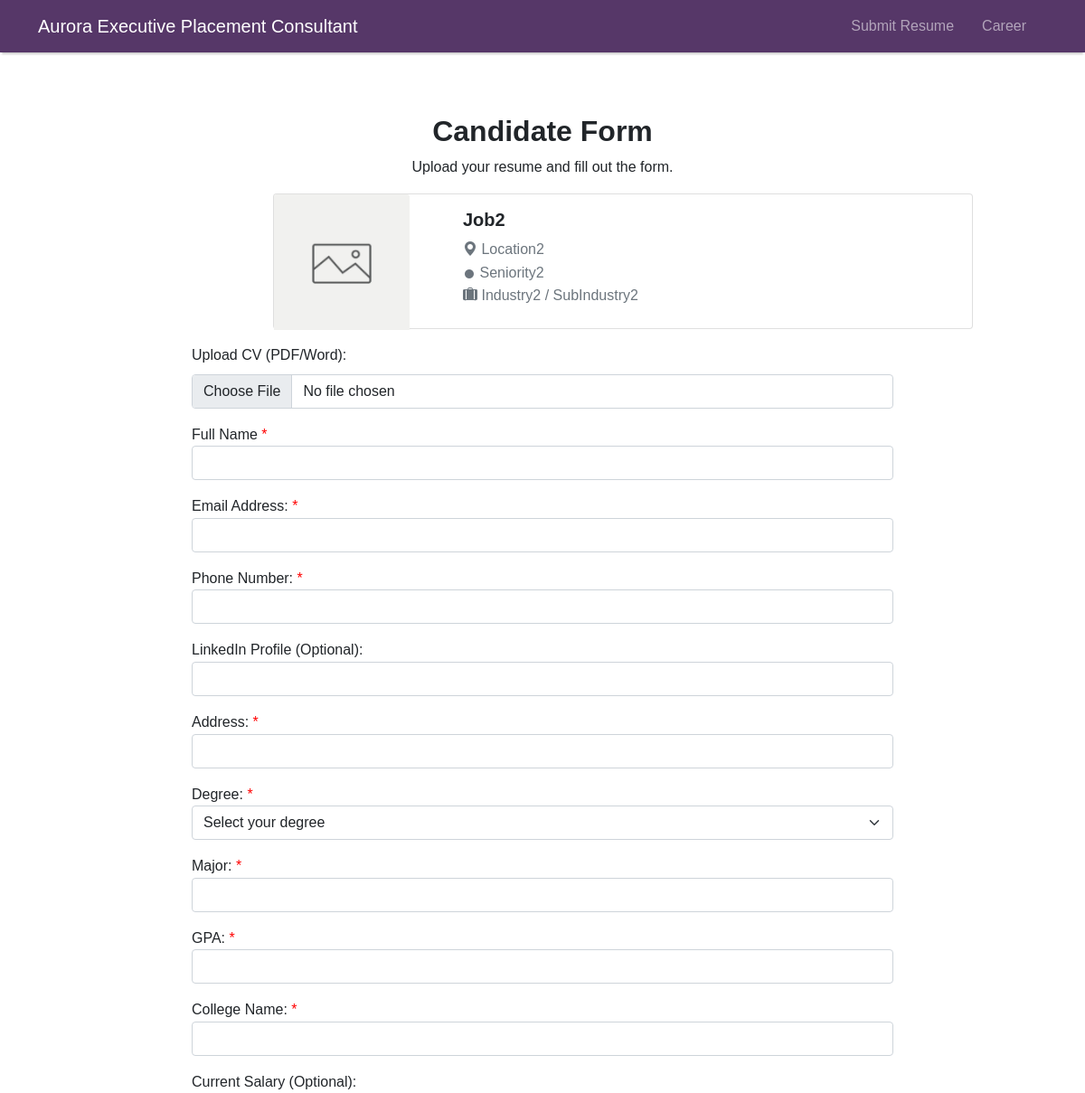
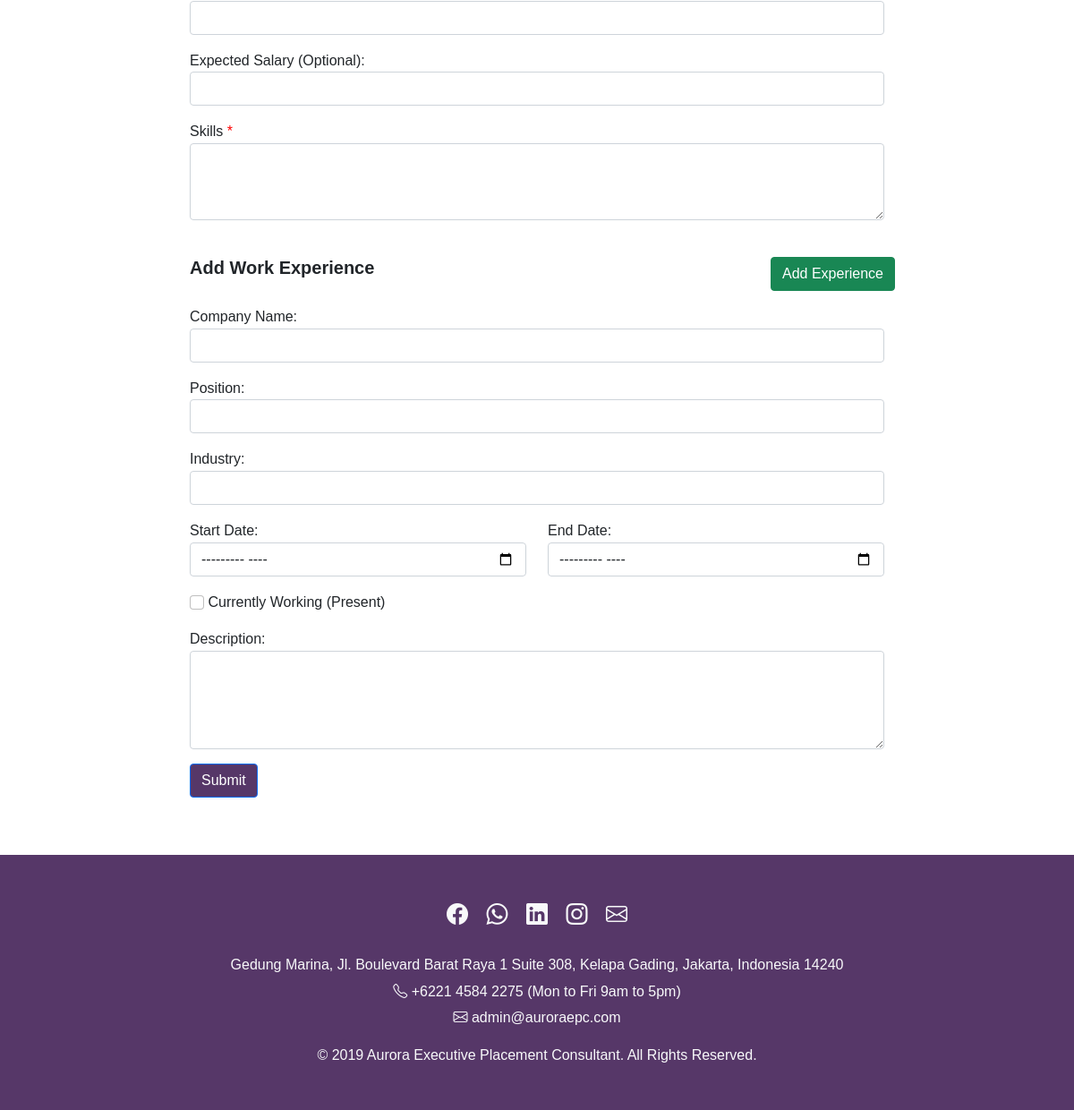
The page /apply/3/ on the database its author committed (2 pictures, top to bottom).
### job_portal/models.py (models this page shows, shortened)
class Job(models.Model):
    title = models.CharField(max_length=255)
    location = models.CharField(max_length=255)
    seniority_level = models.CharField(max_length=255)
    industry = models.CharField(max_length=255)
    sub_industry = models.CharField(max_length=255)
    company_name = models.CharField(max_length=255)
    requirement_details = models.TextField()
    recruiter_email = models.CharField(max_length=255)
    recruiter_phone = models.CharField(max_length=15)
    job_poster = models.ImageField(upload_to='job_poster/', blank=True, null=True)
    created_at = models.DateTimeField(auto_now_add=True)
    updated_at = models.DateTimeField(auto_now=True)

### job_portal/views.py (the view)
# urls.py: path('apply/<int:job_id>/', views.apply_or_upload_resume, name='apply'),
def apply_or_upload_resume(request, job_id=None):
    job = get_object_or_404(Job, id=job_id) if job_id else None
    if request.method == 'POST':
        candidate_form = CandidateForm(request.POST, request.FILES)
        if candidate_form.is_valid():
            candidate = candidate_form.save(commit=False)
            degree = request.POST.get('degree')
            other_degree = request.POST.get('other_degree')
            candidate.degree = other_degree if degree == "Other" else degree
            candidate.save()
            if job:
                JobApplication.objects.create(candidate=candidate, job=job)
            try:
                experiences_data = json.loads(request.POST.get('experiences', '[]'))
                for experience_data in experiences_data:
                    if experience_data.get('companyName') and experience_data.get('position') and experience_data.get('startDate'):
                        Experience.objects.create(
                            candidate=candidate,
                            company_name=experience_data.get('companyName'),
                            position=experience_data.get('position'),
                            industry=experience_data.get('industry'),
                            start_date=experience_data.get('startDate'),
                            end_date=experience_data.get('endDate', ''),
                            description=experience_data.get('description', '')
                        )
                return JsonResponse({
                    'success': True,
                    'message': 'Job Application saved successfully!' if job else 'Resume uploaded successfully!',
                    'candidate_id': candidate.id
                })
            except Exception as e:
                return JsonResponse({'success': False, 'errors': str(e)}, status=400)
        else:
            errors = candidate_form.errors.as_json()
            return JsonResponse({'success': False, 'errors': errors}, status=400)
    else:
        candidate_form = CandidateForm()
    return render(request, 'upload_resume.html', {'candidate_form': candidate_form, 'job': job})

### job_portal/forms.py (shortened to what this page needs)
class CandidateForm(forms.ModelForm):
    class Meta:
        model = Candidate
        fields = [
            'name', 'email', 'phone_number', 'linkedin_url', 'address', 'degree',
            'major', 'gpa', 'college_name', 'curr_salary', 'expected_salary', 'cv', 'skills'
        ]
        widgets = {
            'linkedin_url': forms.TextInput(attrs={'placeholder': 'LinkedIn Profile (Optional)'}),
            'curr_salary': forms.NumberInput(attrs={'placeholder': 'Current Salary (Optional)'}),
            'expected_salary': forms.NumberInput(attrs={'placeholder': 'Expected Salary (Optional)'}),
        }
        labels = {
            'cv': 'Upload CV (PDF/Word)',
        }

### job_portal/templates/upload_resume.html (shortened to what this page needs)
{% extends 'base.html' %}
{% block content %}
<section>
    <div class="container-sm" style="text-align:center">
        <h2 style="font-weight: bold;">Candidate Form</h2>
        <p>Upload your resume and fill out the form.</p>
    </div>
    {% if job %}
    <div class="card mb-3" style="max-height: 150px; max-width: 774px; margin-left:260px;">
        <div class="row g-0">
            <div class="col-md-3">
                <img src="{{ job.job_poster.url }}" class="card-img-top" style="max-height: 150px; max-width: 150px;" alt="Job Poster">
            </div>
            <div class="col-md-8">
                <div class="card-body">
                    <h5 class="card-title" style="font-weight:bold;"> {{ job.title }}</h5>
                    <p class="card-text text-muted">
                        <i class="bi bi-geo-alt-fill"></i> {{ job.location }}</br>
                        <i class="bi bi-circle-fill" style="font-size:10px; margin-left:2px; margin-right:2px;"></i> {{ job.seniority_level }}</br>
                        <i class="bi bi-suitcase-lg-fill"></i> {{ job.industry }} / {{ job.sub_industry }}
                    </p>
                </div>
            </div>
        </div>
    </div>
    {% endif %}
    <div class="container-sm" style="max-width:800px;">
        <form id="upload-resume-form" method="POST" enctype="multipart/form-data" class="mb-4" action="{% if job %}{% url 'apply' job.id %}{% else %}{% url 'upload_resume' %}{% endif %}">
            <div class="mb-3">
                <label for="cv" class="form-label">Upload CV (PDF/Word): </label>
                <input type="file" name="cv" id="cv" class="form-control" accept=".pdf" required>
            </div>
            <div class="mb-3">
                <label for="name" class="form-label mb-0">Full Name <span style="color:red;">*</span></label>
                <input type="text" name="name" id="name" class="form-control" required>
                <label for="email" class="form-label mt-3 mb-0">Email Address: <span style="color:red;">*</span></label>
                <input type="email" name="email" id="email" class="form-control" required>
                <label for="phone_number" class="form-label mt-3 mb-0">Phone Number: <span style="color:red;">*</span></label>
                <input type="tel" name="phone_number" id="phone_number" class="form-control" required>
                <label for="linkedin_url" class="form-label mt-3 mb-0">LinkedIn Profile (Optional):</label>
                <input type="url" name="linkedin_url" id="linkedin_url" class="form-control">
                <label for="address" class="form-label mt-3 mb-0">Address: <span style="color:red;">*</span></label>
                <input type="text" name="address" id="address" class="form-control">
                <label for="degree" class="form-label mt-3 mb-0">Degree: <span style="color:red;">*</span></label>
                <select id="degree" name="degree" class="form-select" required>
                    <option value="" selected disabled>Select your degree</option>
                </select>
                <label for="major" class="form-label mt-3 mb-0">Major: <span style="color:red;">*</span></label>
                <input type="text" name="major" id="major" class="form-control" required>
                <label for="gpa" class="form-label mt-3 mb-0">GPA: <span style="color:red;">*</span></label>
                <input type="text" name="gpa" id="gpa" class="form-control" required>
                <label for="college_name" class="form-label mt-3 mb-0">College Name: <span style="color:red;">*</span></label>
                <input type="text" name="college_name" id="college_name" class="form-control" required>
                <label for="curr_salary" class="form-label mt-3 mb-0">Current Salary (Optional):</label>
                <input type="number" step="0.01" name="curr_salary" id="curr_salary" class="form-control">
                <label for="expected_salary" class="form-label mt-3 mb-0">Expected Salary (Optional):</label>
                <input type="number" step="0.01" name="expected_salary" id="expected_salary" class="form-control">
                <label for="skills" class="form-label mt-3 mb-0">Skills <span style="color:red;">*</span></label>
                <textarea name="skills" id="skills" class="form-control" rows="3" required></textarea>
            </div>
            <div id="add-experience-section">
                <br>
                <div class="container p-0">
                    <div class="row d-flex justify-content-between">
                        <h5 class="col-auto" style="font-weight: bold; text-align: left;">Add Work Experience</h5>
                        <button type="button" id="add-experience-button" class="btn btn-success mb-3 col-auto">Add Experience</button>
                    </div>
                </div>
                <div class="mb-3" id="add-experience-form">
                    <label for="company_name" class="form-label mb-0">Company Name:</label>
                    <input type="text" name="company_name" id="company_name" class="form-control">
                    <label for="position" class="form-label mt-3 mb-0">Position:</label>
                    <input type="text" name="position" id="position" class="form-control">
                    <label for="industry" class="form-label mt-3 mb-0">Industry:</label>
                    <input type="text" name="industry" id="industry" class="form-control">
                    <div class="container text-center p-0">
                        <div class="row">
                            <div class="col" style="text-align: left;">
                                <label for="start_date" class="form-label mt-3 mb-0">Start Date:</label>
                                <input type="month" name="start_date" id="start_date" class="form-control">
                            </div>
                            <div class="col" style="text-align: left;">
                                <label for="end_date" class="form-label mt-3 mb-0">End Date:</label>
                                <input type="month" name="end_date" id="end_date" class="form-control">
                            </div>
                        </div>
                        <div class="row">
                            <div class="col" style="text-align: left;">
                                <input type="checkbox" name="present" id="present" class="form-check-input align-bottom mb-1">
                                <label for="present" class="form-label mt-3 mb-0">Currently Working (Present)</label>
                            </div>
                        </div>
                    </div>
                    <label for="description" class="form-label mt-3 mb-0">Description:</label>
                    <textarea name="description" id="description" class="form-control" rows="4"></textarea>
                </div>
            </div>
            <button type="submit" class="btn btn-primary" style="background: #563768;">Submit</button>
        </form>
    </div>
</section>
{% endblock %}

### static/css/style.css (style rules this page uses)
body { font-family:'Monserrat', sans-serif; margin: 0; padding: 0; line-height: 1.6; }

### rows shown on the page
Job: job_poster (picture), title "Job2", location "Location2", seniority_level "Seniority2", industry "Industry2", sub_industry "SubIndustry2"
